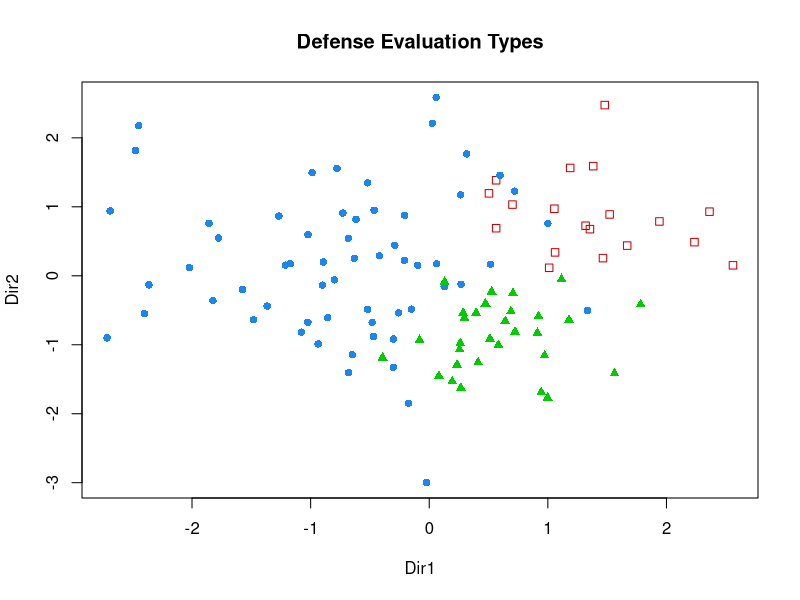
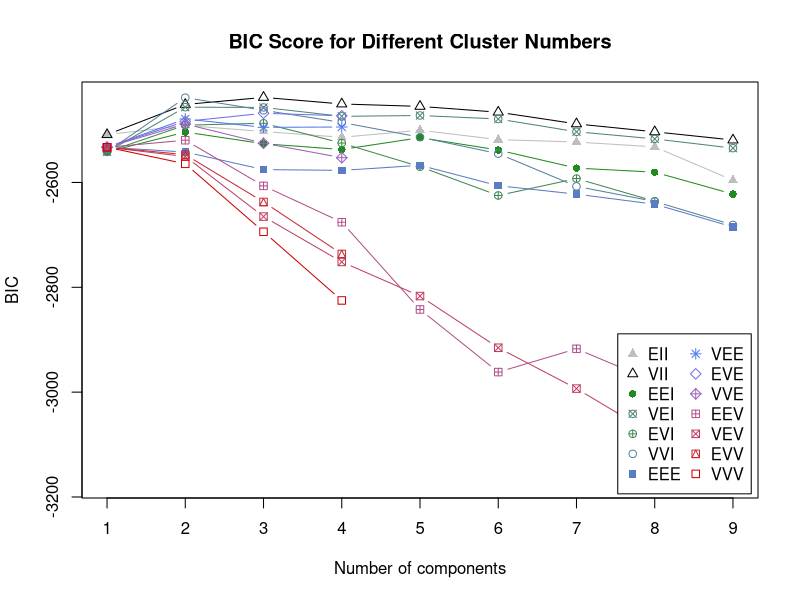

Reproduce these figures in R, in order.
library(mclust)
# cat("\014")  
if (getwd() == '/home/neil'){
  setwd('projects/colonel-cluster/population')  
}
# read csv and merge
zone_data = read.csv('./data/zone_shooting.csv', header=TRUE)
speed_data = read.csv('./data/speed.csv', header=TRUE)
hustle_data = read.csv('./data/hustle.csv', header=TRUE)
overall_data = read.csv('./data/overall_defense.csv', header=TRUE)

data = merge(zone_data, speed_data, by=c('PLAYER_ID', 'PLAYER_NAME', 'TEAM_ID', 'TEAM_ABBREVIATION'))
data = merge(data, hustle_data, by=c('PLAYER_ID', 'PLAYER_NAME', 'TEAM_ID', 'TEAM_ABBREVIATION'))
data = merge(data, overall_data, by=c('PLAYER_ID', 'PLAYER_NAME', 'TEAM_ID', 'TEAM_ABBREVIATION'))

# any player that does not average ten or more minutes should be removed
data = data[data$MIN >= 10,]

# subset for columns used in calculations
data = subset(data, select = c(
  'PLAYER_NAME',
  'TEAM_ABBREVIATION',
  'MIN',
  'AVG_SPEED_OFF',
  'AVG_SPEED_DEF',
  'BLK',
  'CONTESTED_SHOTS',
  'CONTESTED_SHOTS_2PT',
  'CONTESTED_SHOTS_3PT',
  'DEFLECTIONS',
  'DREB',
  'LOOSE_BALLS_RECOVERED',
  'OPP_FGA_RA',
  'OPP_FG_PCT_RA',
  'OPP_FGA_NRA',
  'OPP_FG_PCT_NRA',
  'OPP_FGA_MR',
  'OPP_FG_PCT_MR',
  'OPP_FGA_LC3',
  'OPP_FG_PCT_LC3',
  'OPP_FGA_RC3',
  'OPP_FG_PCT_RC3',
  'OPP_FGA_AB3',
  'OPP_FG_PCT_AB3',
  'STL'
  ))

########################################
# Make time factor to normalize to per 40  min for each metric
########################################
data = transform(data, TIME_NORMAL = 40 / MIN)


########################################
# Make products of volume and percentage, then segment skills to three zones: paint, mid range, and three
########################################
# data = transform(data, OPP_FGA_RA = (OPP_FGA_RA*TIME_NORMAL) / OPP_FG_PCT_RA)
# data = transform(data, OPP_NRA = (OPP_FGA_NRA*TIME_NORMAL) / OPP_FG_PCT_NRA)
# data = transform(data, OPP_MR = (OPP_FGA_MR*TIME_NORMAL) / OPP_FG_PCT_MR)
# data = transform(data, OPP_LC3 = (OPP_FGA_LC3*TIME_NORMAL) / OPP_FG_PCT_LC3)
# data = transform(data, OPP_RC3 = (OPP_FGA_RC3*TIME_NORMAL) / OPP_FG_PCT_RC3)
# data = transform(data, OPP_AB3 = (OPP_FGA_AB3*TIME_NORMAL) / OPP_FG_PCT_AB3)

data = transform(data, OPP_FGA_RA = OPP_FGA_RA*TIME_NORMAL)
data = transform(data, OPP_NRA = OPP_FGA_NRA*TIME_NORMAL)
data = transform(data, OPP_MR = OPP_FGA_MR*TIME_NORMAL)
data = transform(data, OPP_LC3 = OPP_FGA_LC3*TIME_NORMAL)
data = transform(data, OPP_RC3 = OPP_FGA_RC3*TIME_NORMAL)
data = transform(data, OPP_AB3 = OPP_FGA_AB3*TIME_NORMAL)

data = transform(data, CONTESTED_SHOTS_2PT = (CONTESTED_SHOTS_2PT*TIME_NORMAL)/(OPP_FGA_RA + OPP_FGA_NRA + OPP_MR))
data = transform(data, CONTESTED_SHOTS_3PT = (CONTESTED_SHOTS_3PT*TIME_NORMAL)/(OPP_LC3 + OPP_RC3 + OPP_AB3))
data = transform(data, DEFLECTIONS = DEFLECTIONS*TIME_NORMAL)
data = transform(data, DREB = DREB*TIME_NORMAL)
data = transform(data, STL = STL*TIME_NORMAL)
data = transform(data, BLK = BLK*TIME_NORMAL)
data = transform(data, BLK_PER_SHOT = BLK/(OPP_FGA_RA + OPP_FGA_NRA + OPP_MR + OPP_LC3 + OPP_RC3 + OPP_AB3))
data = transform(data, LOOSE_BALLS_RECOVERED = LOOSE_BALLS_RECOVERED*TIME_NORMAL)

data = transform(data, OPP_PAINT = (OPP_NRA + OPP_NRA)/2)
data = transform(data, OPP_CORNER_THREE = (OPP_LC3 + OPP_RC3)/2)
data = transform(data, OPP_ABOVE_KEY = OPP_AB3)
data = transform(data, OPP_MR = (OPP_MR + OPP_NRA)/2)


data = subset(data, select = c(
  'PLAYER_NAME',
  'TEAM_ABBREVIATION',
  'CONTESTED_SHOTS_2PT',
  'CONTESTED_SHOTS_3PT',
  'DEFLECTIONS',
  'BLK_PER_SHOT',
  'DREB',
  'STL',
  'BLK',
  'LOOSE_BALLS_RECOVERED',
  'AVG_SPEED_DEF'
))

data[mapply(is.infinite, data)] = 0 
data = na.omit(data)

write.csv(data, './data/cluster_metrics.csv', row.names = FALSE, quote = FALSE)

names = data['PLAYER_NAME']
data$PLAYER_NAME = NULL

teams = data['TEAM_ABBREVIATION']
data$TEAM_ABBREVIATION = NULL

data = scale(data)

# # create frames of related stats
# zone_data = subset(data, select = c(
#   'OPP_RA',
#   'OPP_NRA',
#   'OPP_MR',
#   'OPP_LC3',
#   'OPP_RC3',
#   'OPP_AB3'
# ))

contested_data = subset(data, select = c(
  'CONTESTED_SHOTS_2PT',
  'CONTESTED_SHOTS_3PT',
  'BLK_PER_SHOT'
))

handle_data = subset(data, select = c(
  'DEFLECTIONS',
  'STL',
  'BLK',
  'LOOSE_BALLS_RECOVERED',
  'DREB',
  'AVG_SPEED_DEF'
))

overall_data = subset(data, select = c(
  'CONTESTED_SHOTS_2PT',
  'CONTESTED_SHOTS_3PT',
  'BLK_PER_SHOT',
  'DEFLECTIONS',
  'STL',
  'LOOSE_BALLS_RECOVERED',
  'DREB',
  'AVG_SPEED_DEF'
))


# overall_model
data = overall_data

BIC = mclustBIC(data)
mod1 = Mclust(data, x = BIC)
print('############################')
print('Overall Model')
print('############################')
print(summary(mod1, parameters = TRUE))
overall_data = cbind(overall_data, PLAYER_NAME = names)
overall_data = cbind(overall_data, TEAM_ABBREVIATION = teams)
overall_data = cbind(overall_data, CLUSTER = mod1$classification)

png('./plots/overall_cluster.png', width=1800,height=1000,res=300)
mod1dr = MclustDR(mod1, lambda = 1)
plot(mod1dr, what = "scatterplot")
title(main="Defense Evaluation Types", col.main="black")
dev.off()

png('./plots/overall_cluster_number.png', width=1800,height=1000,res=300)
plot(BIC)
title(main="BIC Score for Different Cluster Numbers", col.main="black")
dev.off()

write.csv(overall_data,file='./data/overall_cluster.csv',row.names=FALSE,quote=FALSE)
# 
# # contest_model
# data = contested_data
# 
# BIC = mclustBIC(data)
# mod1 = Mclust(data, x = BIC)
# print('############################')
# print('Contest Model')
# print('############################')
# print(summary(mod1, parameters = TRUE))
# contested_data = cbind(contested_data, PLAYER_NAME = names)
# contested_data = cbind(contested_data, CLUSTER = mod1$classification)
# 
# png('./plots/contest_cluster.png', width=1400,height=1100,res=300)
# mod1dr = MclustDR(mod1, lambda = 1)
# plot(BIC)
# title(main="Contesting Defense Evaluation Types", col.main="black")
# dev.off()
# 
# write.csv(contested_data,file='./data/contest_cluster.csv',row.names=FALSE,quote=FALSE)    
# 
# # handle_model
# data = handle_data
# 
# BIC = mclustBIC(data)
# mod1 = Mclust(data, x = BIC)
# print('############################')
# print('Handle Model')
# print('############################')
# print(summary(mod1, parameters = TRUE))
# handle_data = cbind(handle_data, PLAYER_NAME = names)
# handle_data = cbind(handle_data, CLUSTER = mod1$classification)
# 
# png('./plots/handle_cluster.png', width=1400,height=1200,res=300)
# mod1dr = MclustDR(mod1, lambda = 1)
# plot(BIC)
# title(main="Ball Handle Defense Evaluation Types", col.main="black")
# dev.off()
# 
# write.csv(handle_data,file='./data/handle_cluster.csv',row.names=FALSE,quote=FALSE)
